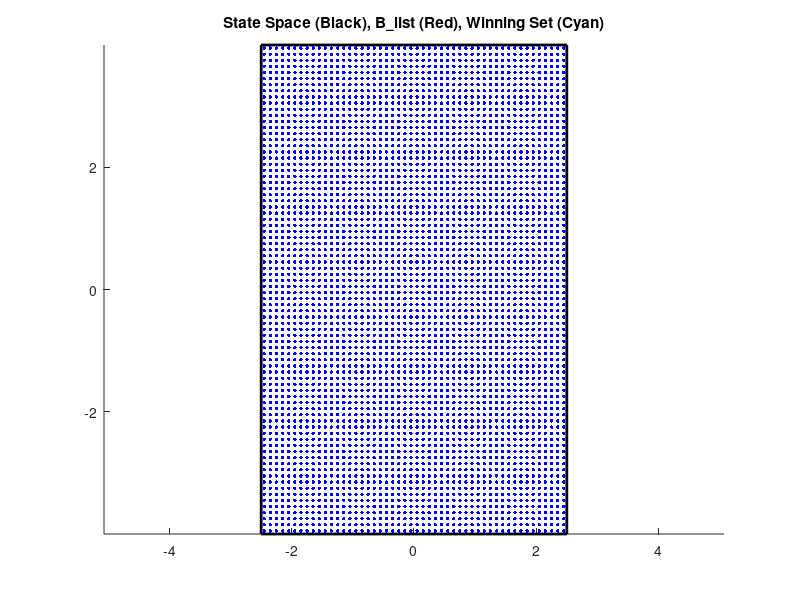

MATLAB code to generate this figure: (Note: this script raises an error after producing the figure.)
% Simulation of the hopping robot
%% run test.m first.
close all; clear all; clc;

load ts

%% Visualization and get initial condition from mouse

figure(1);
title('State Space (Black), B\_list (Red), Winning Set (Cyan)')
% Visualization of state space
bnd = M_X.bnd;
u = M_X.gridsize;
discr_bnd = M_X.discr_bnd;
[U,V] = meshgrid(bnd(1,:),bnd(2,:));
f=[1,2,4,3];
v = [U(:),V(:)];
patch('Faces',f,'Vertices',v,...
    'EdgeColor','black','FaceColor','none','LineWidth',2)

hold on;
x = linspace(discr_bnd(1,1),discr_bnd(1,2),discr_bnd(1,3));
y = linspace(discr_bnd(2,1),discr_bnd(2,2),discr_bnd(2,3));
[X,Y] = meshgrid(x,y);
plot(X,Y,'.b','markersize',8);
axis equal;
% Visualization of the target set
[x1,x2] = get_coord(B_list,M_X);
plot(x1,x2,'.r','markersize',12);    % nodes included

[U,V] = meshgrid([bnd_B(1,:)],[bnd_B(2,:)]);
f=[1,2,4,3];
v = [U(:),V(:)];
% norm ball
patch('Faces',f,'Vertices',v,...
    'EdgeColor','red','FaceColor','none','LineWidth',2);

% Visualization of winning set
[x1,x2] = get_coord(W,M_X);
plot(x1,x2,'.c','markersize',12);    % nodes included

[U,V] = meshgrid([bnd_B(1,:)],[bnd_B(2,:)]);
f=[1,2,4,3];
v = [U(:),V(:)];

%% Initialization
% initial state 
disp('Please select the initial point on the plot:')
[x,y]=ginput(1);
% x=-1.4;
% y=-4.5;
x0 = [x;y];
idx_x0 = mapping(x0,M_X,eta/2);
if(~ismember(idx_x0,W))
    error('x0 is beyond winning set.');
end
% x0 = W(1);

[x1,x2] =get_coord(idx_x0,M_X)
plot(x1,x2,'xb','markersize',10)

idx_x = idx_x0;
[x1,x2] = get_coord(idx_x,M_X);
xt = [x0];

idx_u = 0;
X_list = [idx_x0];
U_list = [];
t_list = [];

Yt_list=[]; % record ode solution for animation
Yx_list=[]; % record ode solution for animation
%% hopping
disp('Simulating...');
t_span = 60;
for i = 1:t_span
    % visual (on the grid)
    % get the options of input 
%     disp(idx_x)
    u_option = cont.get_input(idx_x);
    % keep the same input if not necessary
    if(i==1||i>=2&&~ismember(U_list(end),u_option))
        idx_u = u_option(1);
    end
     
    u0 = get_coord(idx_u,M_U);    % get the coordinate of input
    y0 = [xt;u0];    % States for numerical integration
    
    yt = ode45(@odefun,[0,tau],y0);
    
    xt = yt.y(1:2,end); % destination in one step
    idx_x  = mapping(xt,M_X,eta/2);
    X_list = [X_list;idx_x]; % history of idx_x
    U_list = [U_list;idx_u]; % history of idx_u
    t_list = [t_list;i*tau];
    
    Yt_list = [Yt_list, (i-1)*tau + yt.x]; % time
    Yx_list = [Yx_list, yt.y]; % state
    % visual (time)
    
%     figure(1);
%     [x1,x2] = get_coord(idx_x,M_X);
%     plot(x1,x2,'xb','markersize',10);
%     hold on;
%     pause(0.2);
%     drawnow

    figure(2);
    plot((i-1)*tau+yt.x,yt.y(1,:),'r-'); % position red
    plot((i-1)*tau+yt.x,yt.y(2,:),'b-'); % velocity blue
    hold on;
    drawnow;
end
disp('Done.');

legend('Vel of Mass Center','Pos of Mass Center');
xlabel('t');
%% Trajectory in state space
disp('Trajectory:')
figure(1);

[x1,x2] = get_coord(X_list,M_X);
for i=1:length(x1)-1
    arrow('Start',[x1(i),x2(i)],'Stop',[x1(i+1),x2(i+1)],'Length',10,'TipAngle',5)
    pause(0.1);
end

%% Animation based on Plot
disp('Animation 1:')
animation

%% Animation based on Simulink
disp('Animation 2:')
u_list = get_coord(U_list,M_U);

save cont t_list u_list % used as input in simulink
len_leg1=h0/2;
len_leg2=sqrt(h0^2+(x1max-x1min+lmax)^2);
C = [1,0];
D=[0];
fre_hopping = pi/2/tau;
% u_list = zeros(ts.n_s,1);
% for i = 1:length(W)
%     tmp=cont.get_input(W(i));
%     u_list(W(i))=get_coord(tmp(1),M_U);
% end
% M_X.V = [];

% save cont u_list M_X
hopping_robot_R2012b